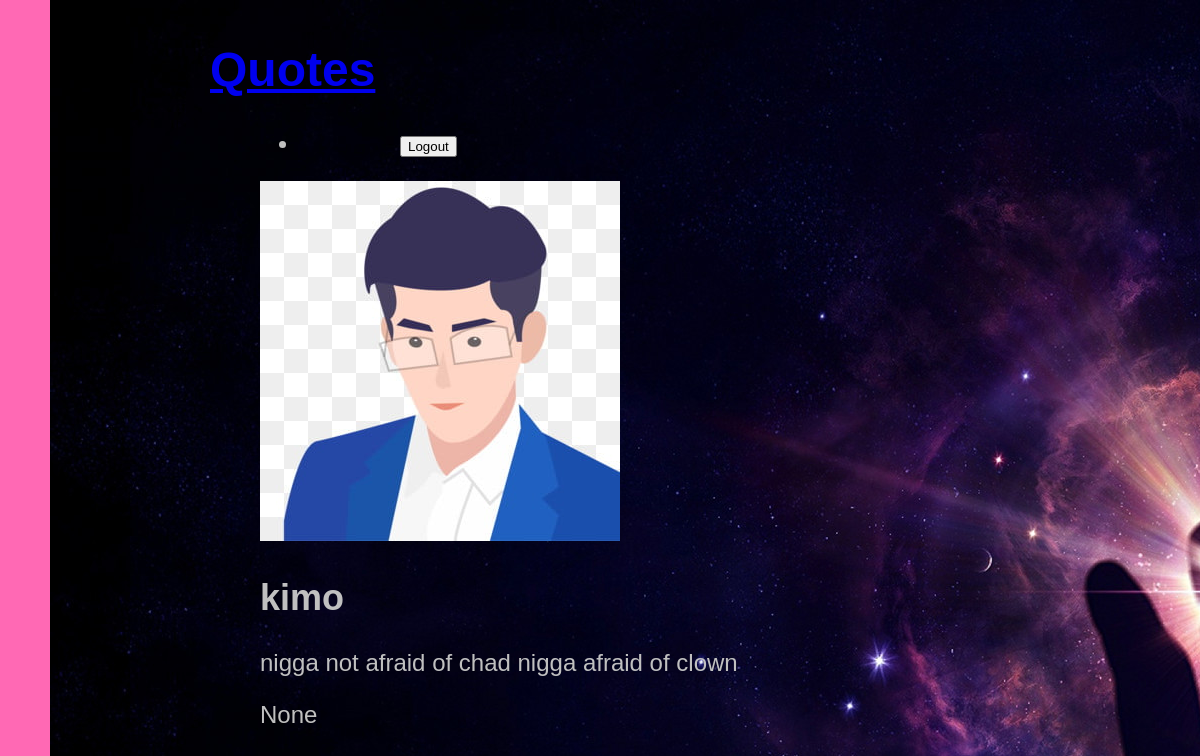
Page /quotes/kimo-nigga/ on the committed database.
### articles/models.py (models this page shows, shortened)
class Quote(models.Model):
    title =  models.CharField(max_length=100)
    slug = models.SlugField()
    body = models.TextField(max_length=400)
    date = models.DateTimeField(auto_now_add=True)
    thumb = models.ImageField(default ="default.png", blank=True)

### articles/views.py (the view)
# urls.py: path("<slug:slug>/", views.quote_detail, name='detail'),
def quote_detail(request, slug):
    quote = Quote.objects.get(slug=slug)
    return render(request, 'articles/quote-detail.html',{'quote': quote})

### articles/templates/articles/quote-detail.html
{% extends 'base-layout.html' %}
{% block content %}
<div class="quote-detail">
  <div class="quote">
    <img src="{{ quote.thumb.url }}" alt="mza200"/>
    <h2>{{ quote.title }}</h2>
    <p>{{ quote.body }}</p>
    <p>{{ quote.date }}</p>
  </div>
</div>
{% endblock %}

### assets/style.css (style rules this page uses)
body { font-family: sans-serif; background-color: hotpink; background-image: url(outerspaceHands.jpg); color: silver; margin: 5px; padding: 5px; font-size: x-large; background-repeat: no-repeat; }
* { margin-left: 50px; }

### rows in the picture
Quote: thumb (placeholder picture), title "kimo", body "nigga not afraid of chad nigga afraid of clown", date "None"
